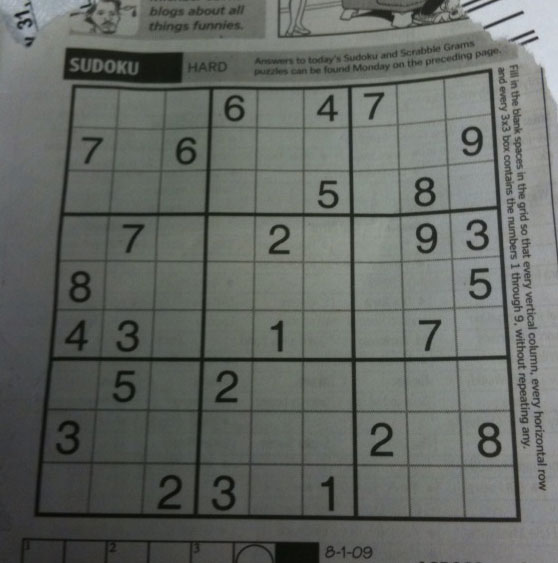
#> input picture sudoku.png, 558 x 563 px
$ python adaptive_thresh_continued.py
#> lines starting #> are read from the running program, lines starting #| are printed output that depends on the picture; after the words box and inside, x2 and y2 are one past the last pixel; in counts of white or black regions, pixels touching at a corner belong together
import cv2 as cv
import numpy as np
from matplotlib import pyplot as plt

img = cv.imread('sudoku.png', 0)
#> img: shape (563, 558); min 7, max 218, mean 101.8
th1 = cv.adaptiveThreshold(img, 255, cv.ADAPTIVE_THRESH_MEAN_C, cv.THRESH_BINARY, 11, 2)
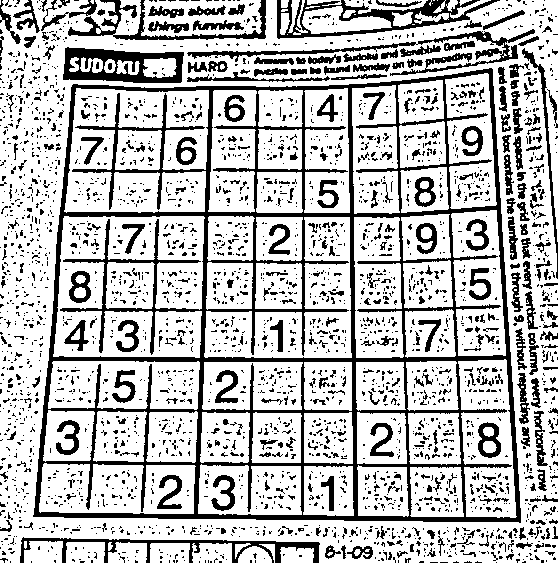
#> th1: shape (563, 558); 74.4% white; 2935 black regions (2574 under 20 px), largest, box (x1, y1, x2, y2) and area: (33, 68, 521, 523) 30399, (277, 0, 500, 39) 2538, (63, 47, 184, 83) 2362
th2 = cv.adaptiveThreshold(img, 255, cv.ADAPTIVE_THRESH_GAUSSIAN_C, cv.THRESH_BINARY, 15, 6)
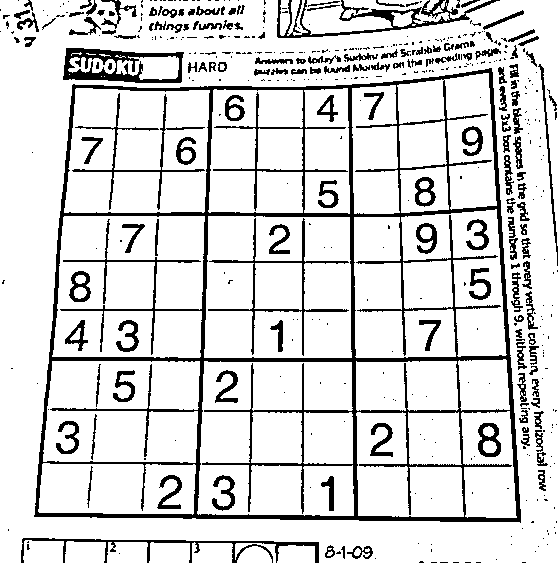
#> th2: shape (563, 558); 85.1% white; 491 black regions (334 under 20 px), largest, box (x1, y1, x2, y2) and area: (34, 68, 521, 523) 22111, (63, 48, 184, 83) 1916, (277, 0, 500, 38) 1842


titles = ['original', 'Mean C Thresh', 'Gaussian Thresh']
images = [img, th1, th2]

for i in range(len(titles)):
    plt.subplot(1, 3, i+1), plt.imshow(images[i], 'gray')
    plt.title(titles[i])
    plt.xticks([]), plt.yticks([])

plt.show()
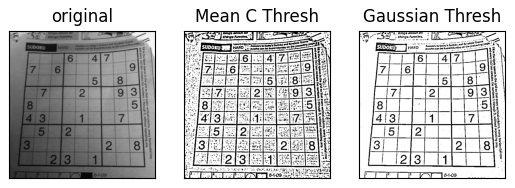
#> figure drawn by matplotlib, 3 panels

$ run again, with gradient.png copied over sudoku.png
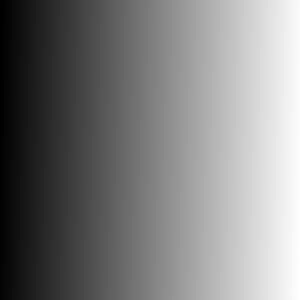
#> input picture gradient.png, 300 x 300 px
#> `th1 = cv.adaptiveThreshold(img, 255, cv.ADAPTIVE_THRESH_MEAN_C, cv.THR..`:
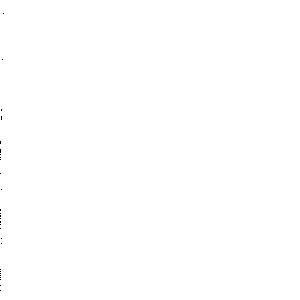
#> th1: shape (300, 300); 100% white; black in thin lines or dots, all inside (x1, y1, x2, y2) = (0, 13, 4, 291)
#> th2: shape (300, 300); every value is 255
#> `plt.show()`:
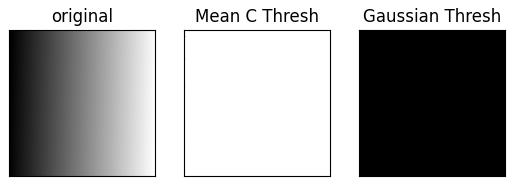
#> figure drawn by matplotlib, 3 panels

$ run again, with apple.jpg saved as sudoku.png
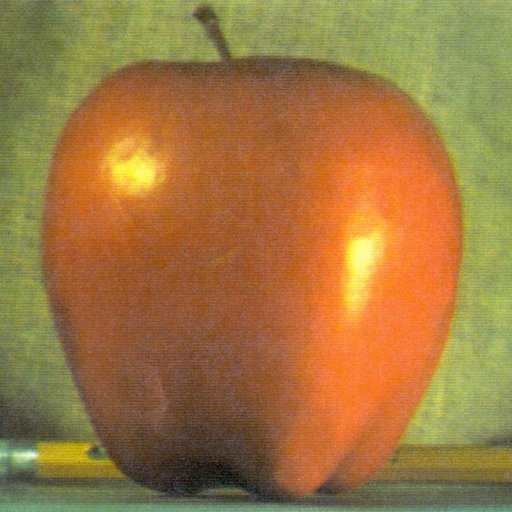
#> input picture apple.jpg, 512 x 512 px
#> `th1 = cv.adaptiveThreshold(img, 255, cv.ADAPTIVE_THRESH_MEAN_C, cv.THR..`:
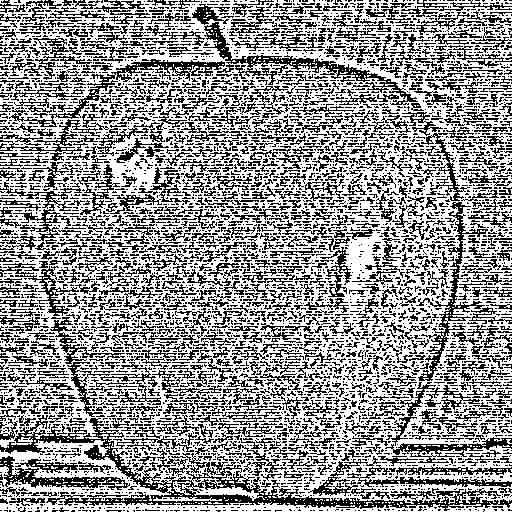
#> th1: shape (512, 512); 59.8% white; black in thin lines or dots
#> th2: shape (512, 512); 84% white; black in thin lines or dots
#> `plt.show()`:
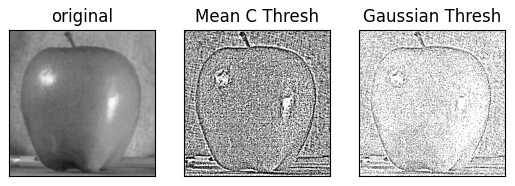
#> figure drawn by matplotlib, 3 panels
